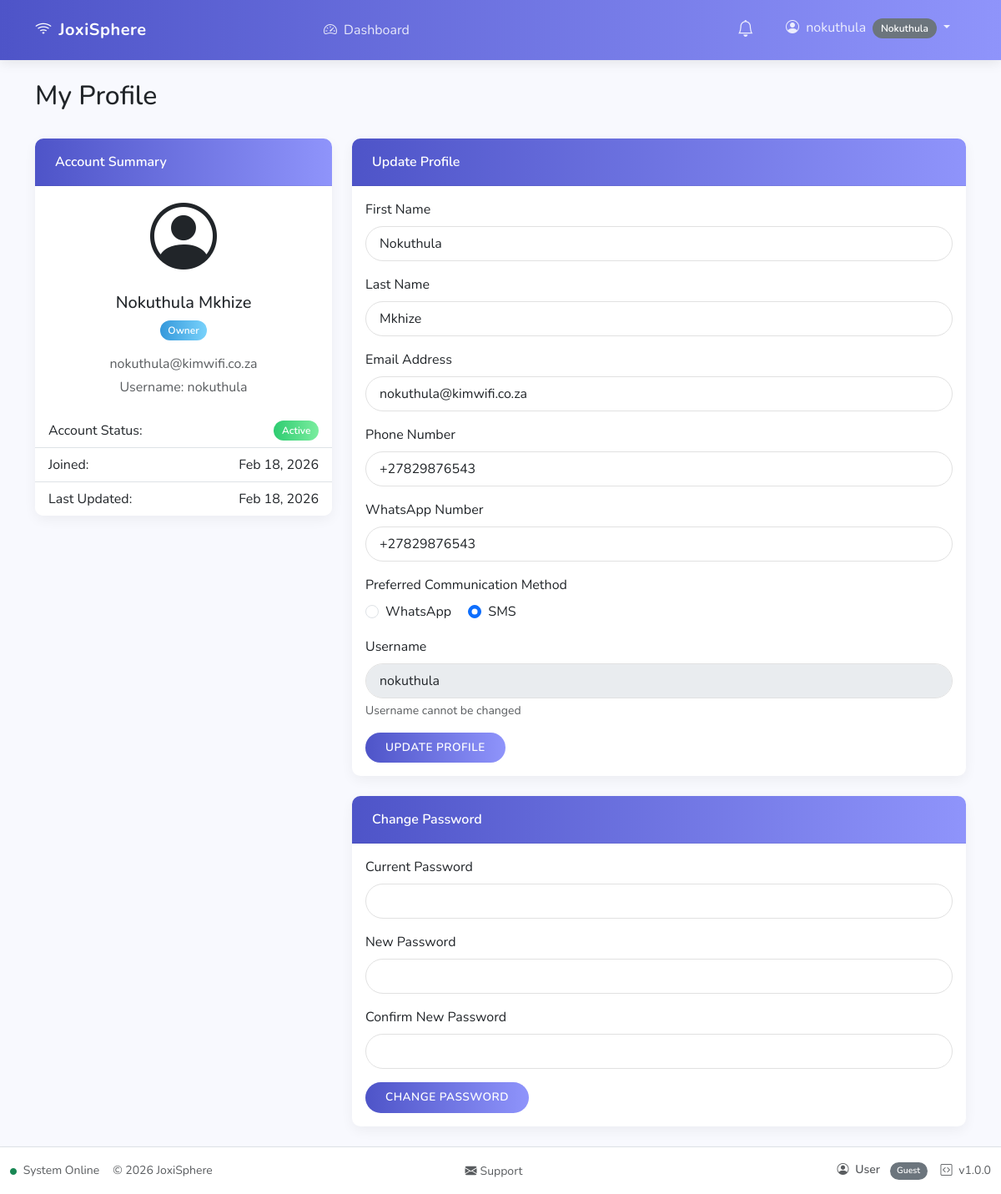
The app's page /profile.php (signed in) with its own data.
### tables this page shows
CREATE TABLE IF NOT EXISTS users (
    id INT AUTO_INCREMENT PRIMARY KEY,
    username VARCHAR(50) NOT NULL UNIQUE,
    password VARCHAR(255) NOT NULL,
    email VARCHAR(100) NOT NULL,
    first_name VARCHAR(50) NOT NULL,
    last_name VARCHAR(50) NOT NULL,
    id_number VARCHAR(13) UNIQUE,   
    phone_number VARCHAR(20),
    whatsapp_number VARCHAR(20),
    preferred_communication ENUM('SMS', 'WhatsApp') DEFAULT 'SMS',
    role_id INT NOT NULL,
    status ENUM('active', 'pending', 'inactive') NOT NULL DEFAULT 'pending',
    created_at TIMESTAMP DEFAULT CURRENT_TIMESTAMP,
    updated_at TIMESTAMP DEFAULT CURRENT_TIMESTAMP ON UPDATE CURRENT_TIMESTAMP,
    password_reset_required BOOLEAN DEFAULT 0,
    FOREIGN KEY (role_id) REFERENCES roles(id)
);

CREATE TABLE IF NOT EXISTS roles (
    id INT AUTO_INCREMENT PRIMARY KEY,
    name VARCHAR(50) NOT NULL UNIQUE,
    description TEXT,
    created_at TIMESTAMP DEFAULT CURRENT_TIMESTAMP
);

### includes/functions.php (called while the page is built, shortened)
<?php
function safeQueryPrepare($conn, $sql, $debug = true) {
    $stmt = false;
    try {
        $stmt = $conn->prepare($sql);
    } catch (mysqli_sql_exception $e) {
        $prepareError = "(" . $e->getCode() . ") " . $e->getMessage();
        error_log("Database exception in SQL: $sql - " . $prepareError);
    }
    return $stmt;
}
function getRoleBadgeClass($role) {
    switch ($role) {
        case 'owner': return 'bg-info';
        default: return 'bg-secondary';
    }
}

### public/profile.php (the view, shortened to what this page needs)
<?php
require_once '../includes/config.php';
require_once '../includes/functions.php';
$conn = getDbConnection();
$userId = $_SESSION['user_id'] ?? 0;
$stmt = safeQueryPrepare($conn,
    "SELECT u.*, r.name as role_name
     FROM users u
     JOIN roles r ON u.role_id = r.id
     WHERE u.id = ?");
$stmt->bind_param("i", $userId);
$stmt->execute();
$user = $stmt->get_result()->fetch_assoc();
?>
<div class="container mt-4">
    <div class="row">
        <div class="col-md-12 mb-4">
            <h2>My Profile</h2>
        </div>
    </div>
    <div class="row">
        <div class="col-md-4">
            <div class="card mb-4">
                <div class="card-header">
                    Account Summary
                </div>
                <div class="card-body text-center">
                    <div class="avatar-placeholder mb-3">
                        <i class="bi bi-person-circle display-1"></i>
                    </div>
                    <h5><?= htmlspecialchars($user['first_name'] . ' ' . $user['last_name']) ?></h5>
                    <span class="badge <?= getRoleBadgeClass($user['role_name']) ?> mb-3"><?= ucfirst($user['role_name']) ?></span>
                    <p class="text-muted mb-1"><?= htmlspecialchars($user['email']) ?></p>
                    <p class="text-muted mb-1">Username: <?= htmlspecialchars($user['username']) ?></p>
                </div>
                <ul class="list-group list-group-flush">
                    <li class="list-group-item d-flex justify-content-between">
                        <span>Account Status:</span>
                        <span class="badge <?= $user['status'] === 'active' ? 'bg-success' : 'bg-warning' ?>"><?= ucfirst($user['status']) ?></span>
                    </li>
                    <li class="list-group-item d-flex justify-content-between">
                        <span>Joined:</span>
                        <span><?= date('M j, Y', strtotime($user['created_at'])) ?></span>
                    </li>
                    <li class="list-group-item d-flex justify-content-between">
                        <span>Last Updated:</span>
                        <span><?= date('M j, Y', strtotime($user['updated_at'])) ?></span>
                    </li>
                </ul>
            </div>
        </div>
        <div class="col-md-8">
            <div class="card mb-4">
                <div class="card-header">
                    Update Profile
                </div>
                <div class="card-body">
                    <form method="post">
                        <div class="mb-3">
                            <label for="first_name" class="form-label">First Name</label>
                            <input type="text" class="form-control" id="first_name" name="first_name" value="<?= htmlspecialchars($user['first_name']) ?>" required>
                        </div>
                        <div class="mb-3">
                            <label for="last_name" class="form-label">Last Name</label>
                            <input type="text" class="form-control" id="last_name" name="last_name" value="<?= htmlspecialchars($user['last_name']) ?>" required>
                        </div>
                        <div class="mb-3">
                            <label for="email" class="form-label">Email Address</label>
                            <input type="email" class="form-control" id="email" name="email" value="<?= htmlspecialchars($user['email']) ?>" required>
                        </div>
                        <div class="mb-3">
                            <label for="phone_number" class="form-label">Phone Number</label>
                            <input type="text" class="form-control" id="phone_number" name="phone_number"
                                value="<?= htmlspecialchars($user['phone_number'] ?? '') ?>" placeholder="+27...">
                        </div>
                        <div class="mb-3">
                            <label for="whatsapp_number" class="form-label">WhatsApp Number</label>
                            <input type="text" class="form-control" id="whatsapp_number" name="whatsapp_number"
                                value="<?= htmlspecialchars($user['whatsapp_number'] ?? '') ?>" placeholder="+27...">
                        </div>
                        <div class="mb-3">
                            <label class="form-label">Preferred Communication Method</label>
                            <div>
                                <div class="form-check form-check-inline">
                                    <input class="form-check-input" type="radio" name="preferred_communication"
                                        id="pref_whatsapp" value="WhatsApp" <?= ($user['preferred_communication'] ?? 'WhatsApp') === 'WhatsApp' ? 'checked' : '' ?>>
                                    <label class="form-check-label" for="pref_whatsapp">WhatsApp</label>
                                </div>
                                <div class="form-check form-check-inline">
                                    <input class="form-check-input" type="radio" name="preferred_communication"
                                        id="pref_sms" value="SMS" <?= ($user['preferred_communication'] ?? '') === 'SMS' ? 'checked' : '' ?>>
                                    <label class="form-check-label" for="pref_sms">SMS</label>
                                </div>
                            </div>
                        </div>
                        <div class="mb-3">
                            <label for="username" class="form-label">Username</label>
                            <input type="text" class="form-control" id="username" value="<?= htmlspecialchars($user['username']) ?>" disabled>
                            <div class="form-text">Username cannot be changed</div>
                        </div>
                        <button type="submit" class="btn btn-primary">Update Profile</button>
                    </form>
                </div>
            </div>
            <div class="card">
                <div class="card-header">
                    Change Password
                </div>
                <div class="card-body">
                    <form method="post">
                        <div class="mb-3">
                            <label for="current_password" class="form-label">Current Password</label>
                            <input type="password" class="form-control" id="current_password" name="current_password" required>
                        </div>
                        <div class="mb-3">
                            <label for="new_password" class="form-label">New Password</label>
                            <input type="password" class="form-control" id="new_password" name="new_password" required>
                        </div>
                        <div class="mb-3">
                            <label for="confirm_password" class="form-label">Confirm New Password</label>
                            <input type="password" class="form-control" id="confirm_password" name="confirm_password" required>
                        </div>
                        <button type="submit" class="btn btn-primary">Change Password</button>
                    </form>
                </div>
            </div>
        </div>
    </div>
</div>

### records on screen
users: first_name+last_name "Nokuthula Mkhize", role.name "Owner", email "nokuthula@kimwifi.co.za", username "nokuthula", status "Active", created_at "Feb 18, 2026", updated_at "Feb 18, 2026", first_name "Nokuthula", last_name "Mkhize", phone_number "+27829876543", preferred_communication "☐ WhatsApp", preferred_communication "☑ SMS"

### other values on screen
APP_NAME "JoxiSphere"
$item['text'] "Dashboard"
$_SESSION['username'] "nokuthula"
$userRole "Nokuthula"
$userName "User"
$userRole "Guest"
